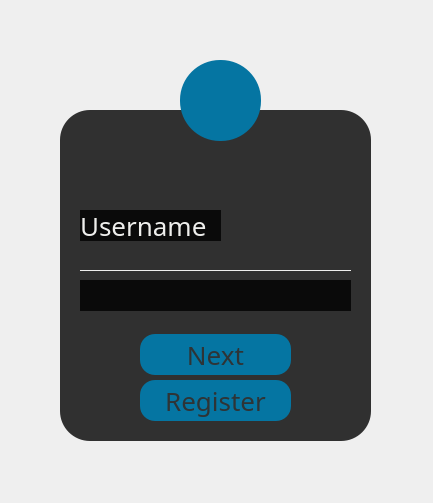
<?xml version="1.0" encoding="UTF-8"?>
<ui version="4.0">
 <class>Form</class>
 <widget class="QWidget" name="Form">
  <property name="windowModality">
   <enum>Qt::NonModal</enum>
  </property>
  <property name="enabled">
   <bool>true</bool>
  </property>
  <property name="geometry">
   <rect>
    <x>0</x>
    <y>0</y>
    <width>433</width>
    <height>503</height>
   </rect>
  </property>
  <property name="sizePolicy">
   <sizepolicy hsizetype="Fixed" vsizetype="Fixed">
    <horstretch>0</horstretch>
    <verstretch>0</verstretch>
   </sizepolicy>
  </property>
  <property name="minimumSize">
   <size>
    <width>433</width>
    <height>503</height>
   </size>
  </property>
  <property name="maximumSize">
   <size>
    <width>433</width>
    <height>503</height>
   </size>
  </property>
  <property name="contextMenuPolicy">
   <enum>Qt::DefaultContextMenu</enum>
  </property>
  <property name="acceptDrops">
   <bool>false</bool>
  </property>
  <property name="windowTitle">
   <string>App</string>
  </property>
  <property name="windowIcon">
   <iconset resource="../../Downloads/Pics.qrc">
    <normaloff>:/Images/Images/User.png</normaloff>:/Images/Images/User.png</iconset>
  </property>
  <property name="autoFillBackground">
   <bool>false</bool>
  </property>
  <property name="styleSheet">
   <string notr="true">*{
font-family:century-gotchic;
font-size:26px;

}
#Form{
background-image: url(:/Images/Images/back.png);
}
QFrame
{
background:rgb(0,0,0,0.8);
border-radius:30px;
}
QPushButton
{
color: rgb(46, 52, 54);
background:#0575A2;
border-radius:15px;

}
QToolButton
{
background:#0575A2;
border-radius:40px;

}
QLabel
{
	color: rgb(238, 238, 236);

}
QPushButton:hover
{
color:white;
background:rgb(50, 85, 162);
border-radius:15px;

}
QLineEdit
{
font-family:century-gotchic;
font-size:20px;
background:transparent;
color:rgb(238, 238, 236);
border:none;
border-bottom:1px solid rgb(238, 238, 236); 
}</string>
  </property>
  <widget class="QFrame" name="frame">
   <property name="geometry">
    <rect>
     <x>60</x>
     <y>110</y>
     <width>311</width>
     <height>331</height>
    </rect>
   </property>
   <property name="frameShape">
    <enum>QFrame::StyledPanel</enum>
   </property>
   <property name="frameShadow">
    <enum>QFrame::Raised</enum>
   </property>
   <widget class="QPushButton" name="NextButton">
    <property name="geometry">
     <rect>
      <x>80</x>
      <y>224</y>
      <width>151</width>
      <height>41</height>
     </rect>
    </property>
    <property name="text">
     <string>Next</string>
    </property>
   </widget>
   <widget class="QLineEdit" name="LineEdit">
    <property name="geometry">
     <rect>
      <x>20</x>
      <y>130</y>
      <width>271</width>
      <height>31</height>
     </rect>
    </property>
    <property name="text">
     <string/>
    </property>
   </widget>
   <widget class="QPushButton" name="RegButton">
    <property name="geometry">
     <rect>
      <x>80</x>
      <y>270</y>
      <width>151</width>
      <height>41</height>
     </rect>
    </property>
    <property name="text">
     <string>Register</string>
    </property>
   </widget>
   <widget class="QLabel" name="label">
    <property name="geometry">
     <rect>
      <x>20</x>
      <y>100</y>
      <width>141</width>
      <height>31</height>
     </rect>
    </property>
    <property name="text">
     <string>Username</string>
    </property>
   </widget>
   <widget class="QLabel" name="label_3">
    <property name="geometry">
     <rect>
      <x>20</x>
      <y>170</y>
      <width>271</width>
      <height>31</height>
     </rect>
    </property>
    <property name="styleSheet">
     <string notr="true">font: 63 12pt &quot;FreeSans&quot;;
color: rgb(196, 152, 64);</string>
    </property>
    <property name="text">
     <string/>
    </property>
   </widget>
  </widget>
  <widget class="QToolButton" name="toolButton">
   <property name="geometry">
    <rect>
     <x>180</x>
     <y>60</y>
     <width>81</width>
     <height>81</height>
    </rect>
   </property>
   <property name="text">
    <string/>
   </property>
   <property name="icon">
    <iconset resource="../../Downloads/Pics.qrc">
     <normaloff>:/Images/Images/User.png</normaloff>:/Images/Images/User.png</iconset>
   </property>
   <property name="iconSize">
    <size>
     <width>120</width>
     <height>120</height>
    </size>
   </property>
   <property name="autoRaise">
    <bool>false</bool>
   </property>
  </widget>
 </widget>
 <tabstops>
  <tabstop>LineEdit</tabstop>
  <tabstop>NextButton</tabstop>
  <tabstop>RegButton</tabstop>
  <tabstop>toolButton</tabstop>
 </tabstops>
 <resources>
  <include location="../../Downloads/Pics.qrc"/>
 </resources>
 <connections>
  <connection>
   <sender>LineEdit</sender>
   <signal>textChanged(QString)</signal>
   <receiver>label_3</receiver>
   <slot>clear()</slot>
   <hints>
    <hint type="sourcelabel">
     <x>85</x>
     <y>259</y>
    </hint>
    <hint type="destinationlabel">
     <x>83</x>
     <y>296</y>
    </hint>
   </hints>
  </connection>
 </connections>
</ui>
